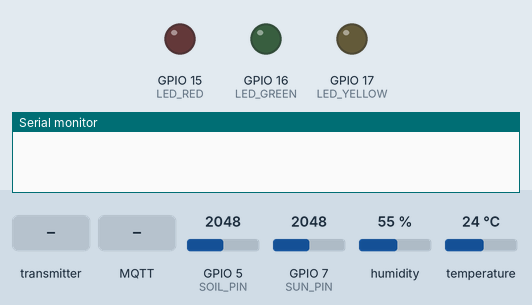
Simulated run of this sketch. Board: ESP32-C3. Parts: output pins drawn as LEDs (lit = HIGH), the last lines printed to the serial monitor. Dashed ring = blinking. The inputs (shaded band) are chosen by the test bench; at power-on: GPIO 5 (SOIL_PIN) = 2048, GPIO 7 (SUN_PIN) = 2048, humidity 55 %, temperature 24 °C. WiFi joins after 1.5 s; servers stay silent unless stated; random numbers use the default seed unless the sketch sets one; no MQTT or app messages arrive unless stated.

Above: at 1.2 s.
1.3 s: the transmitter starts sending color_id = 1
At 1.7 s:
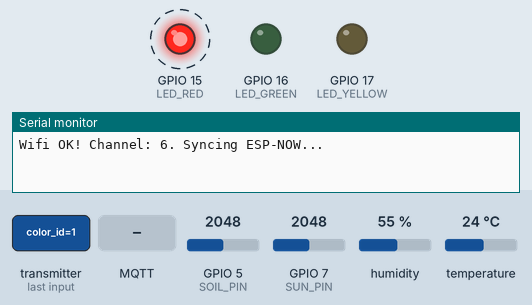
5.8 s: MQTT message "GREEN" arrives on the first subscribed topic
At 6.7 s:
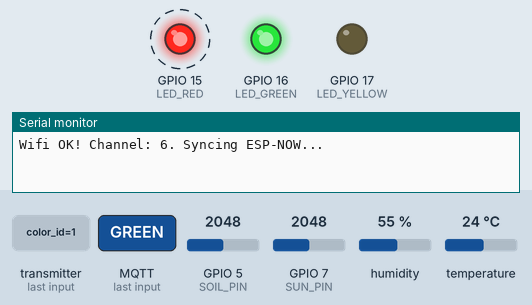
9.3 s: MQTT message "YELLOW" arrives on the first subscribed topic
At 9.7 s:
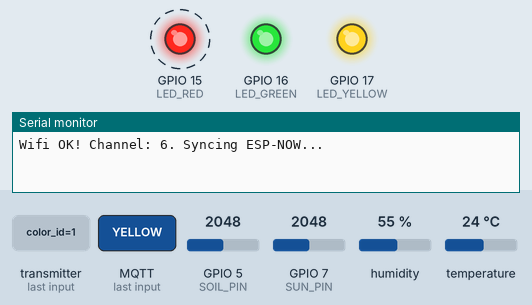
12.8 s: the transmitter starts sending color_id = 2
At 13.1 s:
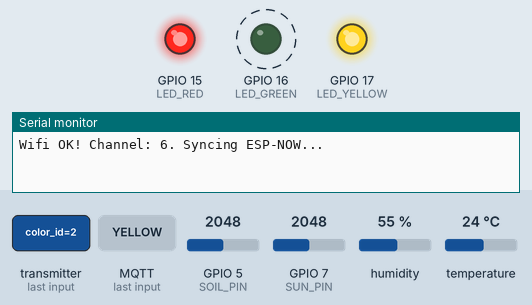
17.3 s: MQTT message "RED" arrives on the first subscribed topic
At 21.2 s:
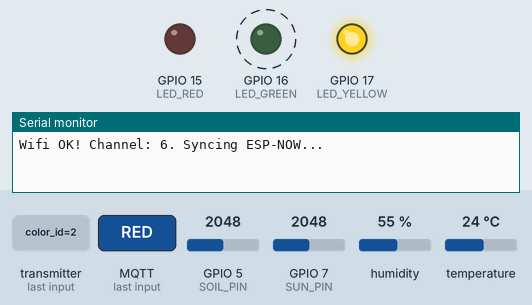
21.3 s: the transmitter starts sending color_id = 0
Timing chart, 0 to 23.8 s (numbered marks = the images above; inputs shaded):
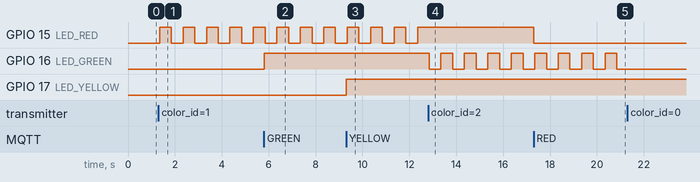

Measured:
- after the input at 1.3 s, GPIO 15 (LED_RED): alternates HIGH for 0.50 s and LOW for 0.50 s, starting after 0.05 s
- after the input at 5.8 s, GPIO 16 (LED_GREEN): LOW → HIGH at once
- after the input at 9.3 s, GPIO 17 (LED_YELLOW): LOW → HIGH at once
- after the input at 12.8 s, GPIO 16 (LED_GREEN): alternates HIGH for 0.50 s and LOW for 0.50 s, starting after 0.05 s
- after the input at 17.3 s, GPIO 15 (LED_RED): HIGH → LOW at once
- after the input at 21.3 s, every drawn part: stays the same

The sketch:

espsend.ino
```cpp
#include <DHT.h>
#include <WiFi.h>
#include <esp_now.h>
#include <freertos/FreeRTOS.h>
#include <freertos/task.h>
#include <WiFiClientSecure.h>
#include <PubSubClient.h>

// --- CẤU HÌNH ---
#define DHTPIN 4
#define SOIL_PIN 5
#define SUN_PIN 7
#define DHTTYPE DHT22
#define LED_RED     15
#define LED_GREEN   16
#define LED_YELLOW  17

const char* ssid = "Dat";
const char* password = "123456789";

const char* mqtt_server = "8841aface2d445b79ee4622bb41afb36.s1.eu.hivemq.cloud";
const int mqtt_port = 8883;
const char* mqtt_user = "dat140925";
const char* mqtt_pass = "Dat140925@";
const char* mqtt_topic_pub = "home/sensor/data";
const char* mqtt_topic_sub = "home/sensor/cmd";

// --- CẤU HÌNH THỜI GIAN (LOGIC CHỐNG LAG) ---
const unsigned long WIFI_TRY_TIMEOUT = 10000;    // Thử kết nối trong 10 giây
const unsigned long WIFI_COOLDOWN_TIME = 300000; // Nghỉ 5 phút (300.000ms)

DHT dht(DHTPIN, DHTTYPE);
WiFiClientSecure espClient;
PubSubClient client(espClient);

// Biến Wifi Logic
unsigned long wifiAttemptStart = 0;
unsigned long wifiCooldownStart = 0;
bool isWifiCooldownMode = false;
bool wasConnected = false; // Biến kiểm tra để đồng bộ kênh 1 lần

// Struct Data
typedef struct mess { float nhiedo; float doam; int doat; int asang; } mess;
typedef struct cmd_struct { int color_id; } cmd_struct;
cmd_struct commandRecv;

// ĐỊA CHỈ MAC CỦA ESP32-C3 (Gửi Unicast để đảm bảo nhận được tin)
uint8_t c3tAddress[] = {0x88,0x56,0xA6,0x6F,0x1C,0x20};

unsigned long lastEspNowTime = 0;
bool stt_red=0, stt_green=0, stt_yellow=0;

// --- HÀM GỬI MQTT ---
void publishState() {
  if (client.connected()) {
    char json[200];
    snprintf(json, sizeof(json), "{\"led_r\":%d, \"led_g\":%d, \"led_y\":%d}", stt_red, stt_green, stt_yellow);
    client.publish(mqtt_topic_pub, json);
  }
}

// --- CALLBACK ---
void callback(char* topic, byte* payload, unsigned int length) {
  String message;
  for (int i = 0; i < length; i++) message += (char)payload[i];
  if (message == "RED") { stt_red = !stt_red; digitalWrite(LED_RED, stt_red); }
  else if (message == "GREEN") { stt_green = !stt_green; digitalWrite(LED_GREEN, stt_green); }
  else if (message == "YELLOW") { stt_yellow = !stt_yellow; digitalWrite(LED_YELLOW, stt_yellow); }
  publishState();
}

void OnDataRecv(const uint8_t * mac, const uint8_t *incomingData, int len) {
  memcpy(&commandRecv, incomingData, sizeof(commandRecv));
  // Xử lý ngay lập tức
  switch (commandRecv.color_id) {
    case 1: stt_red = !stt_red; digitalWrite(LED_RED, stt_red); break;
    case 2: stt_green = !stt_green; digitalWrite(LED_GREEN, stt_green); break;
    case 3: stt_yellow = !stt_yellow; digitalWrite(LED_YELLOW, stt_yellow); break;
  }
  publishState();
}
void OnDataSent(const uint8_t *mac_addr, esp_now_send_status_t status) {}

void reconnectMQTT() {
  if (!client.connected()) {
    String clientId = "S3-" + String(random(0xffff), HEX);
    if (client.connect(clientId.c_str(), mqtt_user, mqtt_pass)) {
      client.subscribe(mqtt_topic_sub);
      publishState();
    }
  }
}

// --- TASK CHÍNH ---
void TaskReadAndSend(void *pvParameters) {
  mess dataToSend;
  char mqtt_full_payload[256];
  unsigned long lastMqttSensorTime = 0;

  // Khởi động: Bắt đầu thử kết nối Wifi ngay
  WiFi.begin(ssid, password);
  wifiAttemptStart = millis();
  isWifiCooldownMode = false;

  for (;;) {
    unsigned long currentMillis = millis();

    // --- 1. QUẢN LÝ WIFI THÔNG MINH (ANTI-LAG & SYNC CHANNEL) ---
    if (WiFi.status() == WL_CONNECTED) {
        // Có mạng: Reset trạng thái chờ
        isWifiCooldownMode = false;

        // [QUAN TRỌNG] Nếu vừa kết nối lại -> Cập nhật kênh cho ESP-NOW
        if (!wasConnected) {
            wasConnected = true;
            Serial.printf("Wifi OK! Channel: %d. Syncing ESP-NOW...\n", WiFi.channel());

            esp_now_peer_info_t peerInfo;
            memset(&peerInfo, 0, sizeof(peerInfo));
            memcpy(peerInfo.peer_addr, c3tAddress, 6); // Dùng địa chỉ C3
            peerInfo.channel = WiFi.channel();         // Kênh theo Router
            peerInfo.encrypt = false;
            peerInfo.ifidx = WIFI_IF_AP;

            esp_now_mod_peer(&peerInfo); // Cập nhật lại Peer
        }

        // Chạy MQTT
        reconnectMQTT();
        client.loop();
    }
    else {
        // MẤT MẠNG
        wasConnected = false;

        if (!isWifiCooldownMode) {
            // GIAI ĐOẠN 1: ĐANG CỐ KẾT NỐI (Trong 10 giây đầu)
            if (currentMillis - wifiAttemptStart > WIFI_TRY_TIMEOUT) {
                Serial.println("Qua 10s khong duoc -> Ngat Wifi!");
                WiFi.disconnect(); // Ngắt để nhả Radio

                isWifiCooldownMode = true;
                wifiCooldownStart = currentMillis;
            }
        }
        else {
            // GIAI ĐOẠN 2: ĐANG NGHỈ (Trong 5 phút)
            if (currentMillis - wifiCooldownStart > WIFI_COOLDOWN_TIME) {
                Serial.println("Het 5p -> Thu ket noi lai...");
                isWifiCooldownMode = false;
                wifiAttemptStart = currentMillis;
                WiFi.reconnect();
            }
        }
    }

    // --- 2. CÁC TÁC VỤ KHÁC (LUÔN CHẠY) ---
    // Gửi ESP-NOW (Unicast cho C3)
    if (currentMillis - lastEspNowTime > 500) {
        lastEspNowTime = currentMillis;
        float h = dht.readHumidity(); float t = dht.readTemperature();
        if (isnan(h)) {h=0;t=0;}
        int sun = map(analogRead(SUN_PIN),0,4095,0,100);
        int soil = map(analogRead(SOIL_PIN),0,4095,0,100);

        dataToSend.nhiedo = t; dataToSend.doam = h;
        dataToSend.doat = soil; dataToSend.asang = sun;

        // [SỬA] Gửi thẳng cho c3tAddress thay vì broadcast
        esp_now_send(c3tAddress, (uint8_t *) &dataToSend, sizeof(dataToSend));
    }

    // Gửi Sensor MQTT (Chỉ khi có mạng)
    if (WiFi.status() == WL_CONNECTED && client.connected()) {
        if (currentMillis - lastMqttSensorTime > 2000) {
            lastMqttSensorTime = currentMillis;
            float h = dht.readHumidity(); float t = dht.readTemperature();
            if (isnan(h)) {h=0;t=0;}
            int sun = map(analogRead(SUN_PIN),0,4095,0,100);
            int soil = map(analogRead(SOIL_PIN),0,4095,0,100);
            snprintf(mqtt_full_payload, sizeof(mqtt_full_payload),
              "{\"temp\":%.1f, \"hum\":%.1f, \"soil\":%d, \"sun\":%d, \"led_r\":%d, \"led_g\":%d, \"led_y\":%d}",
              t, h, soil, sun, stt_red, stt_green, stt_yellow);
            client.publish(mqtt_topic_pub, mqtt_full_payload);
        }
    }

    vTaskDelay(10 / portTICK_PERIOD_MS);
  }
}

void setup() {
  Serial.begin(115200);
  pinMode(LED_RED, OUTPUT); pinMode(LED_GREEN, OUTPUT); pinMode(LED_YELLOW, OUTPUT);
  dht.begin(); pinMode(SOIL_PIN, INPUT); pinMode(SUN_PIN, INPUT);

  WiFi.mode(WIFI_AP_STA);

  if (esp_now_init() != ESP_OK) ESP.restart();
  esp_now_register_send_cb(OnDataSent);
  esp_now_register_recv_cb(esp_now_recv_cb_t(OnDataRecv));

  // [SỬA] Đăng ký Peer bằng địa chỉ C3 (c3tAddress)
  esp_now_peer_info_t peerInfo;
  memset(&peerInfo, 0, sizeof(peerInfo));
  memcpy(peerInfo.peer_addr, c3tAddress, 6); // Dùng địa chỉ thật
  peerInfo.channel = 1;
  peerInfo.encrypt = false;
  peerInfo.ifidx = WIFI_IF_AP;
  esp_now_add_peer(&peerInfo);

  espClient.setInsecure(); client.setBufferSize(4096);
  client.setServer(mqtt_server, mqtt_port); client.setCallback(callback);

  xTaskCreatePinnedToCore(TaskReadAndSend, "MainTask", 10000, NULL, 1, NULL, 1);
}

void loop() { vTaskDelay(1000); }
```
